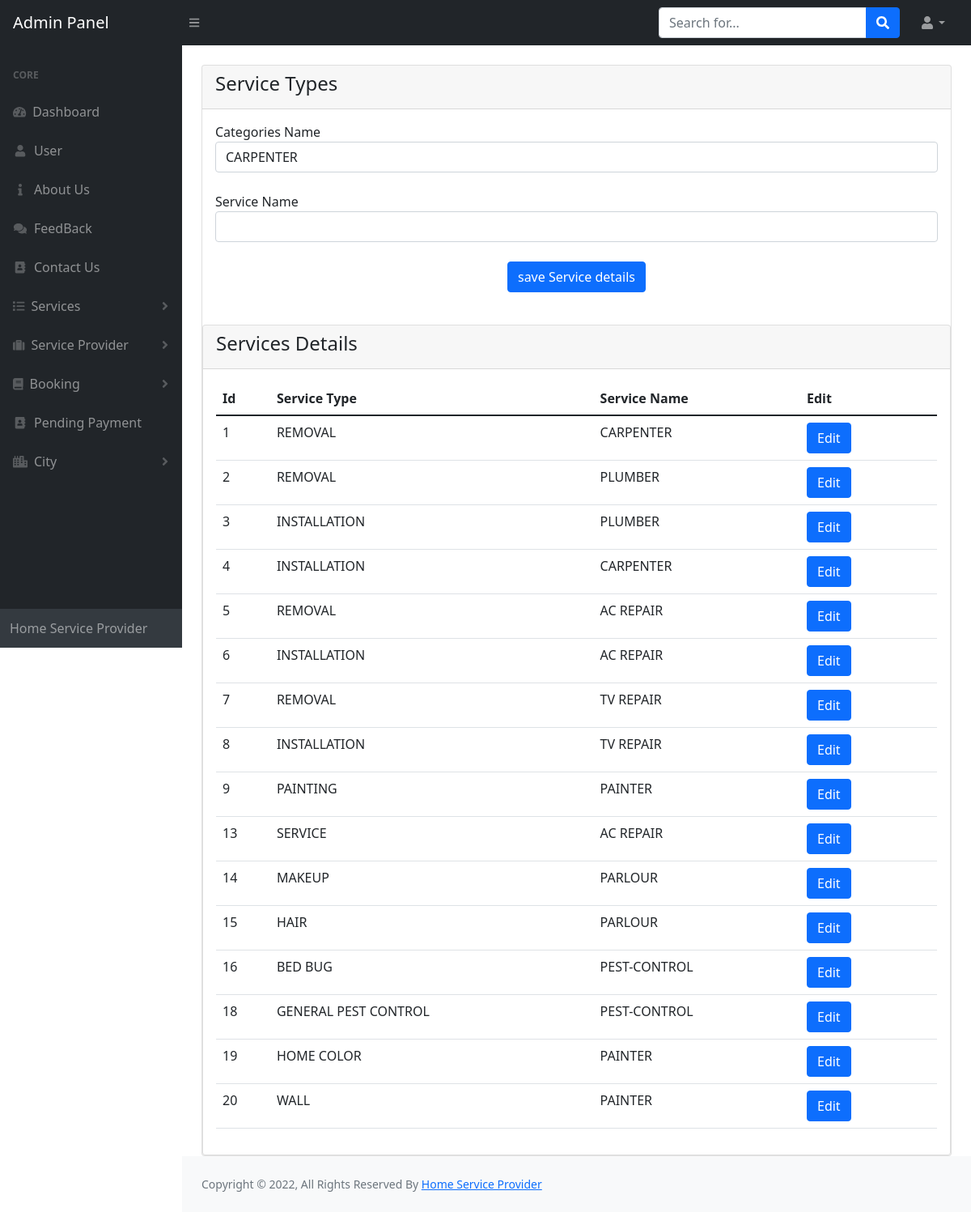
Page /admin/service-detail1.php on the committed database.
### tables this page shows
CREATE TABLE `service_detail` (
  `ssid` int(11) NOT NULL,
  `c_name` varchar(50) NOT NULL,
  `sid` int(11) NOT NULL
);

CREATE TABLE `services` (
  `sid` int(11) NOT NULL,
  `s_name` varchar(500) NOT NULL,
  `description` mediumtext NOT NULL,
  `s_img` varchar(500) NOT NULL,
  `visiting_price` varchar(100) NOT NULL
);

### admin/service-detail1.php (the view, shortened to what this page needs)
<?php
include('includes/header.php');
?>
<div class="container-fluid px-4">
     <div class="row mt-4">
        <div class="col-md-12">
            <div class="card">
                <div class="card-header">
                    <h4>Service Types
                    </h4>
                </div>
                <div class="card-body">
                <form class="user" action='addsercicesdeatail1.php' method="POST" >
                    <div class="form-group">
                        <label>Categories Name</label>
                        <select name="staff" class="form-control" >
                        <?php
                                                     include("includes/conn.php");
                                                          $sql = "SELECT * from services ";
                                                      $result =  mysqli_query($conn,$sql);
                                                      if (mysqli_num_rows($result)> 0)
                                                       {
                                                        while($row = mysqli_fetch_assoc($result))
                                                        {
                                                 ?>
                     <option value="<?php echo $row['sid'];?>" ><?php echo $row['s_name']; 	}} ?></option></select>
                    </div>
                    <div class="form-group">
                        <label>Service Name</label>
                        <input class="form-control" type="text" name="cname"  >
                    </div>
                    <div class="m-t-20 text-center">
                        <button class="btn btn-primary submit-btn" type="submit" name="save">save Service details</button>
                    </div>
                </form>
                </div>
                <div class="row mt-4">
        <div class="col-md-12">
            <div class="card">
                <div class="card-header">
                    <h4>Services Details
                    </h4>
                </div>
                <div class="card-body">
                <table class="table table-resposive" >
                        <thead>
                            <tr>
                                <th>Id</th>
                                <th>Service Type</th>
                                <th>Service Name</th>
                                <th>Edit</th>
                            </tr>
                        </thead>
                        <tbody>
                        <?php
                           $query = "SELECT s.*, n.s_name FROM service_detail s, services n WHERE n.sid = s.sid";
                            $query_run = mysqli_query($conn, $query);
                            if(mysqli_num_rows($query_run)>0)
                            {
                                while($row = mysqli_fetch_assoc($query_run))
                                {
                              ?>
                            <tr>
                                <td><?php echo $row['ssid']; ?></td>
                                <td><?php echo $row['c_name']; ?></td>
                                <td><?php echo $row['s_name']; ?></td>
                                <td>
                                    <form action="edit-service-type.php" method="POST">
                                        <button type="submit" name="edit_btn_service" class="btn btn-primary">Edit</button>
                                   </form>
                                </td>
                                <td>
                                </td>
                            </tr>
                            <?php  }
                                    }
                            ?>
                        </tbody>
                    </table>
                    </div>
            </div>
        </div>
                </div>
            </div>
        </div>
     </div>
<?php
include('includes/footer.php');
include('includes/scripts.php');
?>

### rows in the picture
service_detail: ssid "1", c_name "REMOVAL", sid.s_name "CARPENTER"
service_detail: ssid "2", c_name "REMOVAL", sid.s_name "PLUMBER"
service_detail: ssid "3", c_name "INSTALLATION", sid.s_name "PLUMBER"
service_detail: ssid "4", c_name "INSTALLATION", sid.s_name "CARPENTER"
service_detail: ssid "5", c_name "REMOVAL", sid.s_name "AC REPAIR"
service_detail: ssid "6", c_name "INSTALLATION", sid.s_name "AC REPAIR"
service_detail: ssid "7", c_name "REMOVAL", sid.s_name "TV REPAIR"
service_detail: ssid "8", c_name "INSTALLATION", sid.s_name "TV REPAIR"
service_detail: ssid "9", c_name "PAINTING", sid.s_name "PAINTER"
service_detail: ssid "13", c_name "SERVICE", sid.s_name "AC REPAIR"
service_detail: ssid "14", c_name "MAKEUP", sid.s_name "PARLOUR"
service_detail: ssid "15", c_name "HAIR", sid.s_name "PARLOUR"
service_detail: ssid "16", c_name "BED BUG", sid.s_name "PEST-CONTROL"
service_detail: ssid "18", c_name "GENERAL PEST CONTROL", sid.s_name "PEST-CONTROL"
service_detail: ssid "19", c_name "HOME COLOR", sid.s_name "PAINTER"
service_detail: ssid "20", c_name "WALL", sid.s_name "PAINTER"

### other values in the picture
form field staff "CARPENTER"
